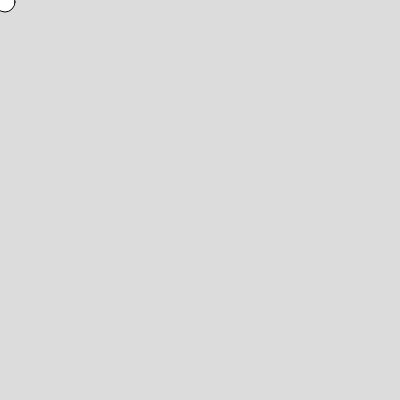
Frame 1 (no input)
Frame 60 (no input): identical to frame 1, image omitted
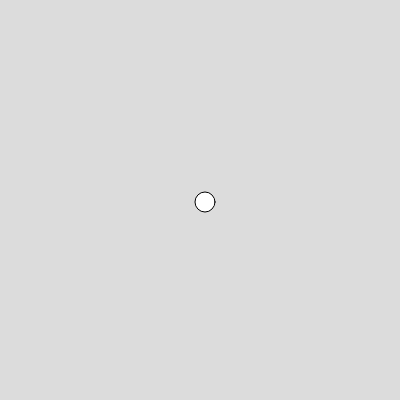
Frame 120 (the mouse pressed at the canvas centre since frame 60)

The p5.js sketch that drew these frames (run headless with seeded random() and noise() and a simulated clock; from frame 60 on, the mouse is pressed at the canvas centre):

// p5.js sketch
// ── sketch.js
function  setup() {
  	createCanvas(400, 400);
}
function draw() {
  background(220);
  	ellipse(mouseX+5,mouseY+2, 20, 20);
}
